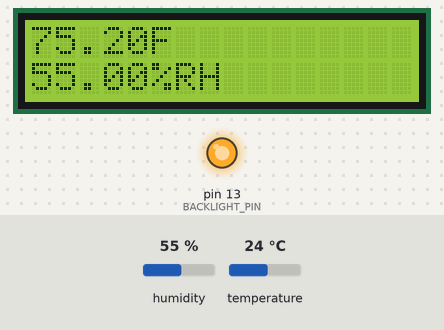
Recording of a sketch running on a simulated Arduino Mega 2560, built with avr-gcc and run on an emulated ATmega2560. On the bench: 16×2 character LCD, output pins drawn as LEDs (lit = HIGH). The test bench sets the inputs (shaded band); at power-on: humidity 55 %, temperature 24 °C. What the sketch prints to the serial monitor is not drawn.

Above: at 6.3 s.
6.4 s: humidity set to 22 %
At 11.4 s:
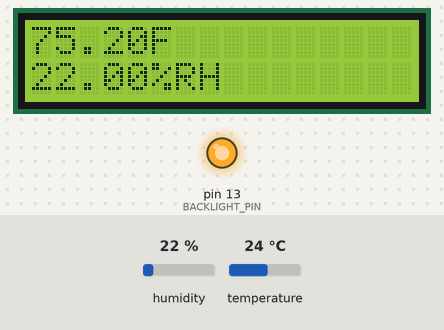
11.7 s: temperature set to 12 °C
At 16.5 s:
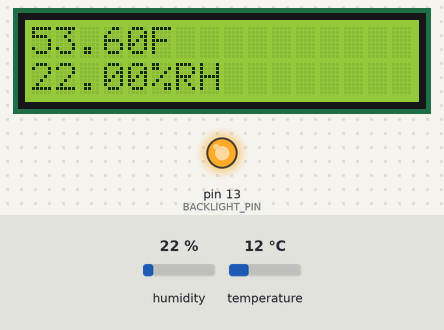
20.3 s: humidity set to 40 %
At 21.4 s:
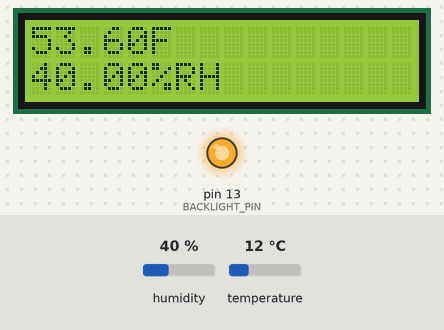
26.8 s: temperature set to 19 °C
At 31.1 s:
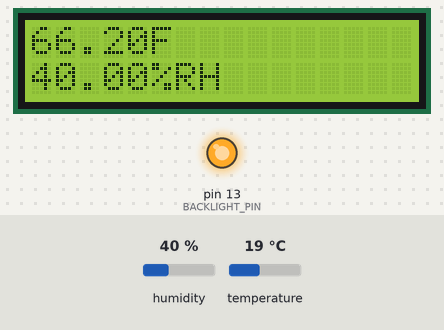
Timing chart, 0 to 32.6 s (numbered marks = the images above; inputs shaded):
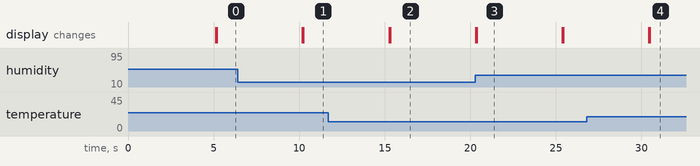

Measured:
- after the input at 6.4 s, the display: first differs from a run without the input after 3.9 s (image 1)
- after the input at 11.7 s, the display: first differs from a run without the input after 3.6 s (image 2)
- after the input at 20.3 s, the display: first differs from a run without the input after 0.07 s (image 3)
- after the input at 26.8 s, the display: first differs from a run without the input after 3.7 s (image 4)
- what the display in image 3 shows lasts 5.0 s, from 20.4 s to 25.4 s

The sketch:

LCD_Temp_Humidity_Display_LCDInProgress.ino
```cpp
// (licence header left out)
#include <LiquidCrystal_I2C.h>
#include <SHT1x.h>
#include <Wire.h>

#define lcdAddress 0x27
#define BACKLIGHT_PIN 13

LiquidCrystal_I2C lcd(lcdAddress, 2, 1, 0, 4, 5, 6, 7, 3, POSITIVE);

// Specify data and clock connections and instantiate SHT1x object
#define sdaPin 28
#define sclPin 29
SHT1x sht1x(sdaPin, sclPin);

void setup() {
  pinMode(BACKLIGHT_PIN, OUTPUT);
  digitalWrite(BACKLIGHT_PIN, HIGH);

  lcd.begin(16, 2);
  Serial.begin(19200); // Open serial connection to report values to host

  sht1x.readTemperatureC();
  sht1x.readTemperatureF();
  sht1x.readHumidity();

  lcd.print("Ready.");

  delay(5000);
}

void loop() {
  lcd.clear();

  float temp_c;
  float temp_f;
  float humidity;

  // Read values from the sensor
  //temp_c = sht1x.readTemperatureC();
  temp_f = sht1x.readTemperatureF();
  humidity = sht1x.readHumidity();

  lcd.print(temp_f, 2);
  lcd.print("F");
  lcd.setCursor(0, 1);
  lcd.print(humidity, 2);
  lcd.print("%RH");

  // Print the values to the serial port
  Serial.print(temp_c, DEC);
  Serial.print("C / ");
  Serial.print(temp_f, DEC);
  Serial.print("F / ");
  Serial.print(humidity);
  Serial.println("%");

  delay(5000);  // Must allow ~5sec b/w reads to prevent self-heating
}
```
